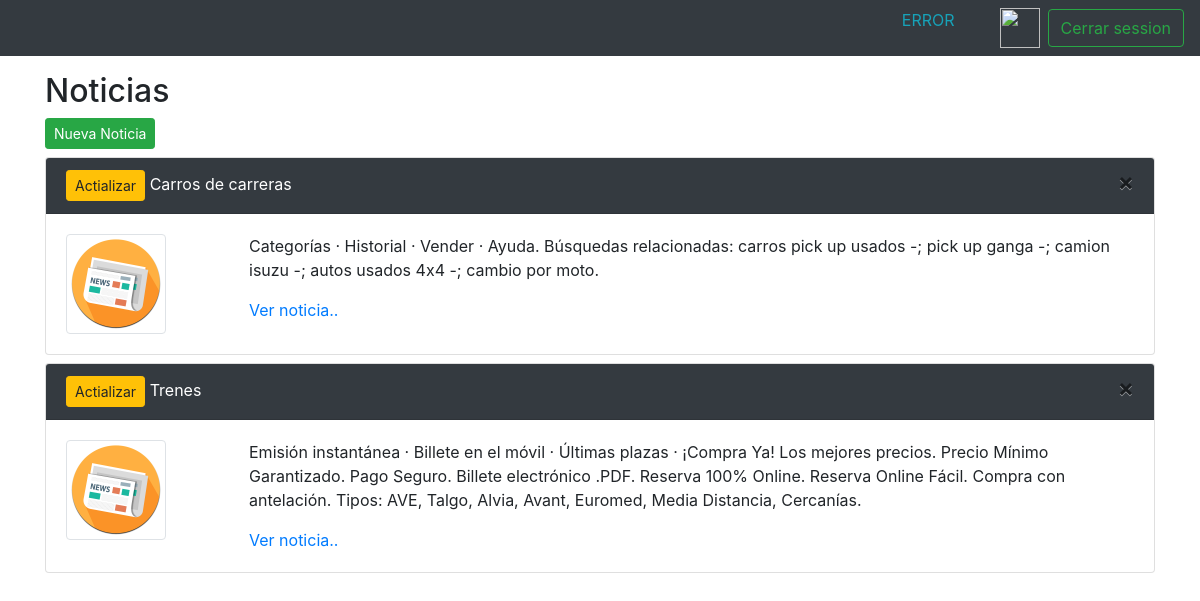
/index.php/news, run on the app's committed database.
### tables this page shows
CREATE TABLE `news` (
  `id` int(11) NOT NULL,
  `title` varchar(128) NOT NULL,
  `slug` varchar(128) NOT NULL,
  `text` text NOT NULL,
  `img` text
);

### application/controllers/News.php (called while the page is built, shortened)
<?php
class News extends CI_Controller
{
    public function __construct()
    {
        $this->load->model('news_model');
        $this->load->helper('url_helper');
        $this->load->library('session');
    }
    public function index()
    {
         $dataUser['name'] =  $this->session->userdata('name');
         $dataUser['email'] =  $this->session->userdata('email');
         $dataUser['urlImg'] =  $this->session->userdata('urlImg');
         $dataUser['loginProvedor'] =  $this->session->userdata('loginProvedor');
        $data['news'] = $this->news_model->get_news();
        $data['title'] = 'Noticias';
        $this->load->view('templates/header', $dataUser);
        $this->load->view('news/index', $data);
        $this->load->view('templates/footer');
    }
}

### index.php (called while the page is built, shortened)
<?php
require_once BASEPATH.'core/CodeIgniter.php';

### application/models/News_model.php (called while the page is built, shortened)
<?php
class News_model extends CI_Model
{
    public function get_news($id = FALSE)
    {
        if ($id === FALSE) {
            $query = $this->db->get('news');
            return $query->result_array();
        }
        $query = $this->db->get_where('news', array('id' => $id));
        return $query->row_array();
    }
}

### application/views/news/index.php (the view, shortened to what this page needs)
<div class="container mt-3">
    <h2><?php echo $title; ?></h2>
    <div>
        <a class="btn btn-sm btn-success" href="<?php echo site_url('news/create'); ?>">Nueva Noticia</a>
    </div>
    <?php foreach ($news as $news_item) : ?>
        <div class="card mt-2">
            <div class="card-header bg-dark text-white">
                <a class="btn btn-sm btn-warning" href="<?php echo site_url('news/update/'.$news_item['id']);?>">Actializar</a>
                <?php echo $news_item['title']; ?>
                <a title="Borrar Noticia" href="<?php echo site_url('news/delete/'.$news_item['id']);?>" class="close" aria-label="Close">
                    <span aria-hidden="true">&times;</span>
                </a>
            </div>
            <div class="card-body">
                <div class="row">
                    <div class="col-2">
                    <img src="<?php echo base_url('./imgNoticias/'.$news_item['img']) ?>" alt="Noticia.png" class="img-thumbnail" style="width: 100px;height:100px;">
                    </div>
                    <div class="col">
                        <p class="card-text"><?php echo $news_item['text']; ?></p>
                        <a href="<?php echo site_url('news/' . $news_item['id']); ?>">Ver noticia..</a>
                    </div>
                </div>
            </div>
        </div>
    <?php endforeach; ?>
</div>

### application/views/templates/header.php (shortened to what this page needs)
<html>
    <head>
        <link rel="stylesheet" href="https://stackpath.bootstrapcdn.com/bootstrap/4.3.1/css/bootstrap.min.css">
    </head>
</html>
<body>
<nav class="navbar navbar-expand-lg navbar-dark bg-dark">
  <div class="collapse navbar-collapse" id="navbarSupportedContent">
    <form class="form-inline my-2 my-lg-0">
        <div class="row">
            <div class="row">
                <div class="col">
                        <p class="text-info"><?php if($this->session->has_userdata('loginApp')){
                    echo $this->session->userdata('name');
                    }else{
                        echo "ERROR";
                    } ?></p>
                </div>
                <div class="col text-white">
                </div>
            </div>
            <div class="col">
            </div>
        </div>
        <img class="media-object dp img-circle" src="<?php echo $urlImg; ?>" style="width: 40px;height:40px;">
        <a class="btn btn-outline-success my-2 my-sm-0 ml-2" href="<?php echo site_url('news/out');?>">Cerrar session <?php echo $loginProvedor; ?></a>
    </form>
  </div>
</nav>

### application/views/templates/footer.php
</body>

### data on the page
news: title "Carros de carreras", img (picture), text "Categorías · Historial · Vender · Ayuda. Búsquedas relacionadas: carros pick up usados -; pick up ganga -; camion isuzu -; autos usados 4x4 -; cambio por moto."
news: title "Trenes", img (picture), text "Emisión instantánea · Billete en el móvil · Últimas plazas · ¡Compra Ya! Los mejores precios. Precio Mínimo Garantizado. Pago Seguro. Billete electrónico .PDF. Reserva 100% Online. Reserva Online Fácil. Compra con antelación. Tipos: AVE, Talgo, Alvia, Avant, Euromed, Media Distancia, Cercanías."

### other printed values
$title "Noticias"
